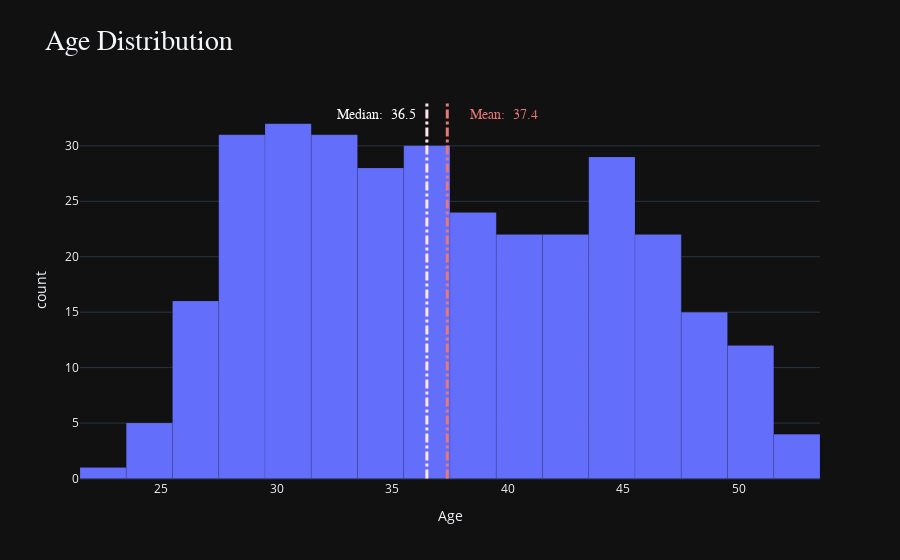

Write notebook code for a chart like this one.
### Code cell
fig = px.histogram(
    df["Age"], 
    nbins=25,
    title= "Age Distribution",
    template="plotly_dark",
    labels={"value" :"Age"}
)

custome_layout()
fig.update_traces(
    textfont = {
        "size" : 20,
        "family" :"tahoma",
        "color": "#fff"
    },
    hovertemplate = "Age: %{x}<br>Frequency: %{y}",
    marker=dict(line=dict(color='#000', width=0.1))
)


# Adding Mean Line
add_line(x0=mean_of_age, y0=0, x1=mean_of_age, y1=30+2, line_color="#E97777",font_color="#E97777", 
         text="Mean", xposition="left")

# Adding Median Line
add_line(x0=median_of_age, y0=0, x1=median_of_age, y1=30+2, line_color="#FFE5F1",
         font_color="#fff", xposition="right", text="Median")

iplot(fig)

### Figure 1 — Plotly figure (JSON) as saved in the notebook; plotly's stock layout.template omitted (floating-point values rounded to 4 significant figures; data arrays with more than 128 entries replaced by an {"elided": "..."} marker saying what was removed)
{"data": [{"alignmentgroup": "True", "bingroup": "x", "hovertemplate": "Age: %{x}<br>Frequency: %{y}", "legendgroup": "Age", "marker": {"color": "#636efa", "line": {"color": "#000", "width": 0.1}, "pattern": {"shape": ""}}, "name": "Age", "nbinsx": 25, "offsetgroup": "Age", "orientation": "v", "showlegend": true, "textfont": {"color": "#fff", "family": "tahoma", "size": 20}, "type": "histogram", "x": {"elided": "324 int values"}, "xaxis": "x", "yaxis": "y"}], "layout": {"barmode": "relative", "hoverlabel": {"bgcolor": "#111", "font": {"family": "arial", "size": 16}}, "legend": {"title": {"text": "variable"}, "tracegroupgap": 0}, "shapes": [{"label": {"font": {"color": "#E97777", "family": "arial", "size": 14}, "text": "     Mean:  37.4    ", "textangle": 0, "textposition": "end", "xanchor": "left", "yanchor": "top"}, "line": {"color": "#E97777", "dash": "dashdot", "width": 3}, "type": "line", "x0": 37.38, "x1": 37.38, "y0": 0, "y1": 34}, {"label": {"font": {"color": "#fff", "family": "arial", "size": 14}, "text": "     Median:  36.5  ", "textangle": 0, "textposition": "end", "xanchor": "right", "yanchor": "top"}, "line": {"color": "#FFE5F1", "dash": "dashdot", "width": 3}, "type": "line", "x0": 36.5, "x1": 36.5, "y0": 0, "y1": 34}], "showlegend": false, "title": {"font": {"family": "tahoma", "size": 28}, "text": "Age Distribution"}, "xaxis": {"anchor": "y", "domain": [0, 1], "title": {"text": "Age"}}, "yaxis": {"anchor": "x", "domain": [0, 1], "title": {"text": "count"}}}}
